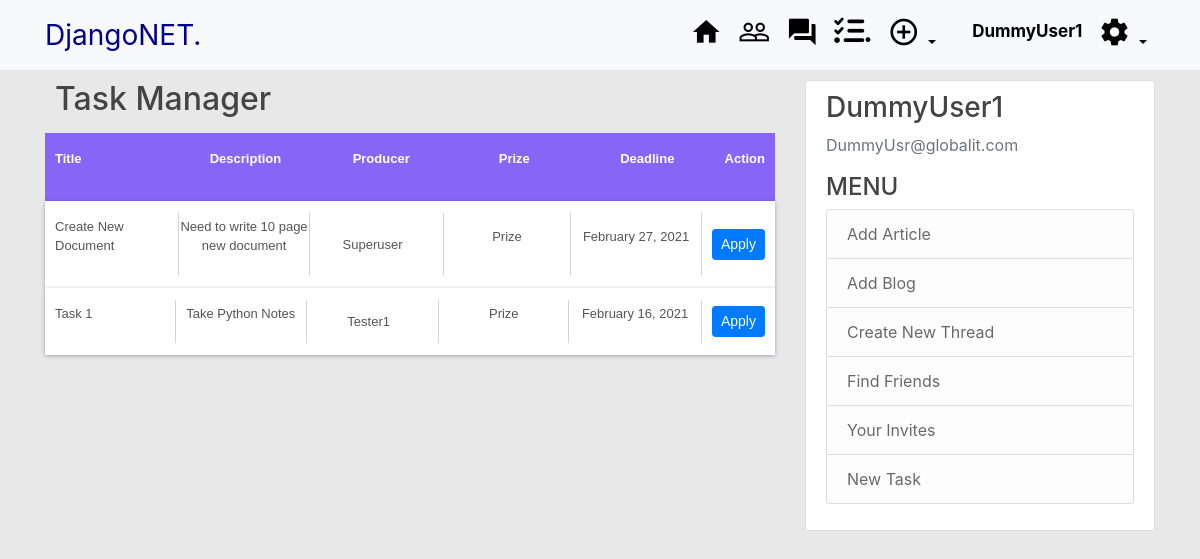
The app's page /taskmanager/ (signed in) with its own data.
### TaskManager/models.py (models this page shows, shortened)
class Task(models.Model):
	profile  = models.ForeignKey(Profile,on_delete = models.CASCADE)
	title = models.CharField(max_length = 200)
	description = models.CharField(max_length = 300)
	applicants = models.ManyToManyField(Profile, blank = True, related_name = 'Applicants')
	deadline  = models.DateField()
	date_posted = models.DateTimeField(default = timezone.now)

### users/models.py (models this page shows, shortened)
class Profile(models.Model):
	user = models.OneToOneField(User, on_delete=models.CASCADE)
	Fname = models.CharField(max_length=100, blank=True)
	Lname = models.CharField(max_length=100, blank=True)
	image=models.ImageField(default='default.jpg',upload_to='Profile_pics')
	bio = models.CharField(max_length = 200, default='No Bio')
	Friends = models.ManyToManyField(User, blank =True, related_name = "friends")
	objects = ProfileManager()

### TaskManager/views.py (the view)
# urls.py: path('', TaskListView.as_view(),name='task-home'),
class TaskListView(LoginRequiredMixin,ListView):
	model  = Task
	ordering = ['-date_posted']
	context_object_name = 'posts'

### TaskManager/templates/TaskManager/task_list.html (shortened to what this page needs)
{% extends "blog/base.html" %}
{% block content %}
  <div class = HeadContainer>
    <h2>Task Manager </h2>
  </div>
<div class="table-box">
        <div class="table-row table-head">
            <div class="table-cell first-cell">
                <p>Title</p>
            </div>
            <div class="table-cell">
                <p>Description</p>
            </div>
            <div class="table-cell ">
                <p>Producer</p>
            </div>
            <div class="table-cell">
                <p>Prize</p>
            </div>
            <div class="table-cell">
                <p>Deadline</p>
            </div>
            <div class="table-cell last-cell">
                <p>Action</p>
            </div>
        </div>
      {% for post in posts %}
        <div class="table-row">
            <div class="table-cell first-cell">
                <p> {{ post.title }}</p>
            </div>
            <div class="table-cell">
                <p>{{ post.description|safe}}</p>
            </div>
            <div class="table-cell">
                <a class="mr-2" href="{% url 'detail_profile' post.profile.id %}">{{ post.profile.user}}</a>
            </div>
            <div class="table-cell">
                <p>Prize</p>
            </div>
            <div class="table-cell">
                <p>{{ post.deadline|date:"F d, Y" }}</p>
            </div>
            <div class="table-cell last-cell">
                <a href="#" class="btn btn-primary btn-sm">Apply</a>
            </div>
        </div>
      {% endfor %}
</div>
{% endblock %}

### blog/templates/blog/base.html (shortened to what this page needs)
{%load static%}
<!DOCTYPE html>
<html>
<head>
    <link rel="stylesheet" href="https://maxcdn.bootstrapcdn.com/bootstrap/4.0.0/css/bootstrap.min.css">
    <link rel="stylesheet" type="text/css" href="{% static 'blog/main.css'%}">
    <link rel="stylesheet" type="text/css" href="{% static 'blog/profile.css'%}">
    <link rel="stylesheet" type="text/css" href="{% static 'blog/custom.css'%}">
    <link rel="stylesheet" type="text/css" href="{% static 'blog/Network.css'%}">
    <link rel="stylesheet" type="text/css" href="{% static 'blog/comment.css'%}">
</head>
<body>
	<header class="site-header">
      <nav class="navbar navbar-expand-md fixed-top navbar-light bg-light" >
        <div class="container">
          <a class="navbar-brand mr-4" style = "color:darkblue; text-shadow:10em; font-size: 28px;" href="{% url 'blog-home' %}">DjangoNET.</a>
          <div class="collapse navbar-collapse" id="navbarToggle">
            <div class="navbar-nav">
            	{% if user.is_authenticated %}
            		<a class="nav-item nav-link" href="{% url 'blog-home' %}">
            			<i class="material-icons" style="font-size:32px">home</i>
            		</a>
            		<a class="nav-item nav-link" href="{% url 'FindFriends' %}">
            			<i class="material-icons" style="font-size:32px">people_outline</i>
            		</a>
                    <a class="nav-item nav-link" href="{% url 'thread-home' %}">
                        <i class="material-icons" style="font-size:32px">forum
                        </i>
                    </a>
                    <a class="nav-item nav-link" href="{% url 'task-home' %}">
                        <i class='fas fa-tasks' style='font-size:30px'>.</i>
                    </a>
                    <div class="nav-item dropdown">
                        <a class="nav-link dropdown-toggle" href="#" id="navbarDropdownMenuLink" data-toggle="dropdown" aria-haspopup="true" aria-expanded="false">
                          <i class="material-icons" style="font-size:32px">add_circle_outline</i>
                        </a>
                      </div>
            		<a class="nav-item nav-link" href="{% url 'detail_profile' user.id %}"
            		style="font-size:17px; margin-top:3px; margin-left: 20px;">
            			<strong>{{user.username}}</strong>
            		</a>
                     <div class="nav-item dropdown">
                        <a class="nav-link dropdown-toggle" href="#" id="navbarDropdownMenuLink" data-toggle="dropdown" aria-haspopup="true" aria-expanded="false">
                          <i class="material-icons" style="font-size:32px">settings</i>
                        </a>
                      </div>
            	{% else %}
            		<a class="nav-item nav-link" href="{% url 'login' %}">Login</a>
            		<a class="nav-item nav-link" href="{% url 'register' %}">Register</a>
            	{% endif %}
            </div>
          </div>
        </div>
      </nav>
    </header>
	<main role="main" class="container">
	  <div class="row">
	    <div class="col-md-8">
	    	{% block content %}{% endblock %}
	    </div>
        {% if request.user.is_authenticated %}
    	    <div class="col-md-4">
    	      <div class="content-section">
    	        <h3>{{request.user.username}}</h3>
    	        <p class='text-muted'> {{request.user.email}}
                <h4>MENU</h4>
    	          <ul class="list-group">
                    <li class="list-group-item list-group-item-light">
                        <a href="{% url 'post-create' %}">Add Article</a>
                    </li>
                    <li class="list-group-item list-group-item-light">
                        <a href="{% url 'blog-create' %}">Add Blog</a>
                    </li>
                    <li class="list-group-item list-group-item-light">
                        <a href="{% url 'thread-create' %}"> Create New Thread</a>
                    </li>
                    <li class="list-group-item list-group-item-light">
                        <a href="{% url 'FindFriends' %}">Find Friends</a>
                    </li>
                    <li class="list-group-item list-group-item-light">
                        <a href="{% url 'my-invites' %}">Your Invites</a>
                    </li>
                    <li class="list-group-item list-group-item-light">
                        <a href="{% url 'task-create' %}">New Task</a>
                    </li>
    	          </ul>
    	        </p>
    	      </div>
    	    </div>
        {% endif %}
	  </div>
	</main>
</body>
</html>

### blog/static/blog/main.css (style rules this page uses)
body { background: #E8E8E8; color: #333333; margin-top: 5rem; }
h1, h2, h3, h4, h5, h6 { color: #444444; }
ul { margin: 0; }
li>a { color:#696969; }
.site-header .navbar-nav .nav-link { color: black; }
.content-section { background: #ffffff; padding: 10px 20px; border: 1px solid #dddddd; border-radius: 3px; margin-bottom: 20px; }

### blog/static/blog/custom.css (style rules this page uses)
.HeadContainer { margin-left: 10px; margin-right: 10px; margin-bottom: 15px; background-color: #E8E8E8; }

### blog/static/blog/Network.css (style rules this page uses)
.table-box { width: 100%; }
.table-row { display: table; width: 100%; font-family: sans-serif; background: white; padding: 12px 0; color: #555; font-size: 13px; box-shadow: 0 1px 4px 0px rgba(0,0,50,0.3); }
.table-head { background: #8665f7; box-shadow: none; color: #fff; font-weight: 600; }
.table-head .table-cell { border-right: none; }
.table-cell { display: table-cell; width: 20%; text-align: center; padding: 4px 0; border-right: 1px solid #d6d4d4; vertical-align: middle; }
.first-cell { text-align: left; padding-left: 10px; }
.last-cell { padding-left: 10px; padding-right: 10px; border-right: none; }
a { text-decoration: none; color: #555; }

### records on screen
Task: title "Create New Document", description "Need to write 10 page new document", profile.user "Superuser", deadline "February 27, 2021"
Task: title "Task 1", description "Take Python Notes", profile.user "Tester1", deadline "February 16, 2021"

### other values on screen
{{ user.username }} "DummyUser1"
{{ request.user.username }} "DummyUser1"
{{ request.user.email }} "DummyUsr@globalit.com"
